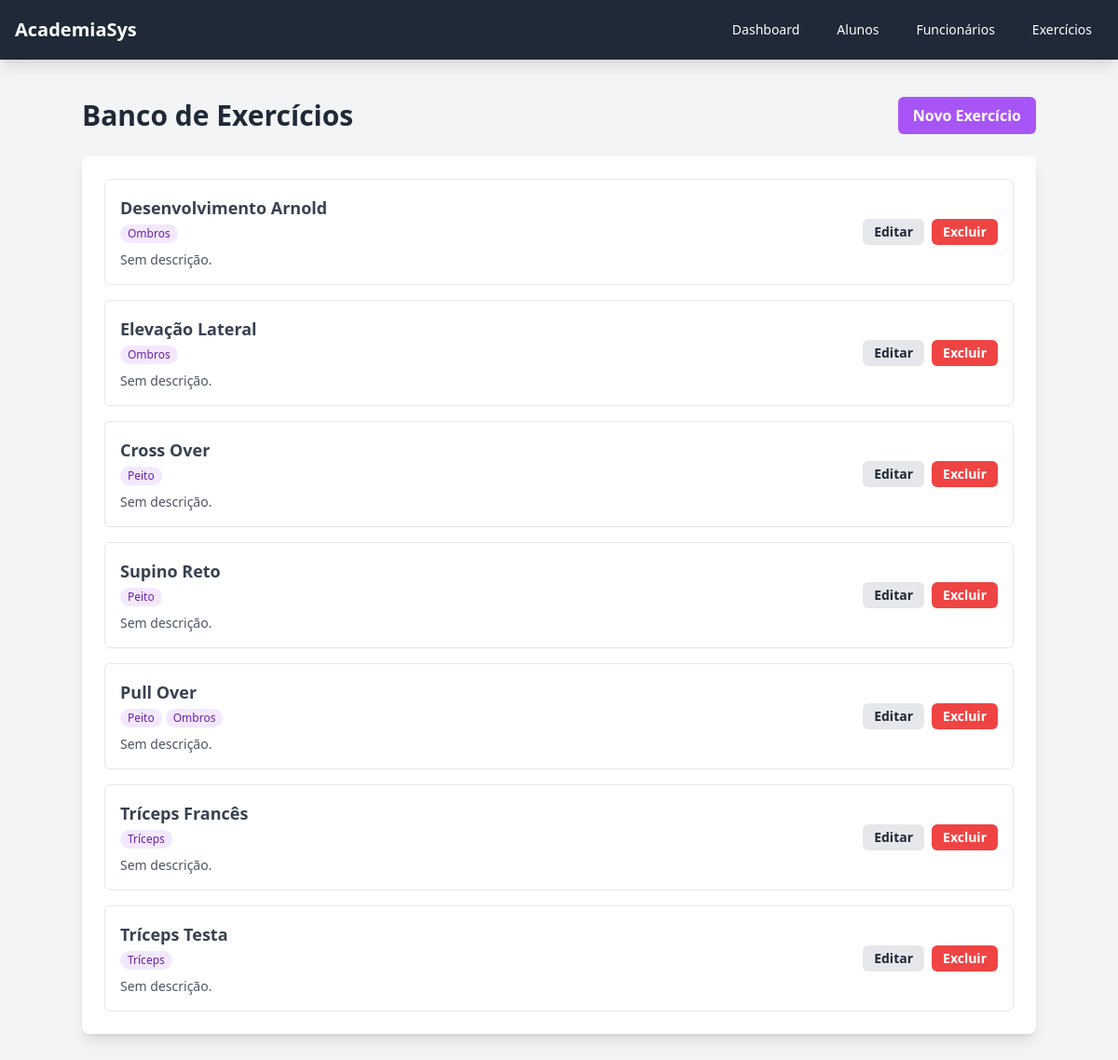
The page /exercicios on the database its author committed.
### app.py (models this page shows)
class Exercicio(db.Model):
    __tablename__ = 'exercicios'
    id = db.Column(db.Integer, primary_key=True)
    nome = db.Column(db.String(100), nullable=False, unique=True)
    grupo_muscular = db.Column(db.String(255), nullable=False)
    descricao = db.Column(db.Text, nullable=True)
    itens_treino = db.relationship('ItemTreino', back_populates='exercicio', lazy=True)

### app.py (the view)
@app.route('/exercicios')
def lista_exercicios():
    exercicios = Exercicio.query.order_by(Exercicio.grupo_muscular, Exercicio.nome).all()
    return render_template('lista_exercicios.html', exercicios=exercicios)

### templates/lista_exercicios.html (shortened to what this page needs)
{% extends 'base.html' %}
{% block content %}
<div class="max-w-5xl mx-auto">
    <div class="flex justify-between items-center mb-6">
        <h1 class="text-3xl font-bold text-gray-800">Banco de Exercícios</h1>
        <a href="{{ url_for('novo_exercicio') }}" class="bg-purple-500 text-white font-semibold py-2 px-4 rounded-md hover:bg-purple-600 transition-colors">
            Novo Exercício
        </a>
    </div>
    <div class="bg-white p-6 shadow-lg rounded-lg">
        <ul class="space-y-4">
            {% for exercicio in exercicios %}
                <li class="p-4 border rounded-md flex items-center">
                    <div class="flex-grow">
                        <p class="font-semibold text-lg text-gray-700">{{ exercicio.nome }}</p>
                        <div class="flex flex-wrap gap-1 mt-1">
                            {% if exercicio.grupo_muscular %}
                                {% for grupo in exercicio.grupo_muscular.split(',') %}
                                    <span class="text-xs font-medium text-purple-800 bg-purple-100 rounded-full px-2 py-0.5">{{ grupo }}</span>
                                {% endfor %}
                            {% else %}
                                <span class="text-xs font-medium text-gray-500">Sem grupo definido</span>
                            {% endif %}
                        </div>
                        <p class="text-sm text-gray-600 mt-2">{{ exercicio.descricao or 'Sem descrição.' }}</p>
                    </div>
                    <a href="{{ url_for('editar_exercicio', exercicio_id=exercicio.id) }}" class="ml-4 bg-gray-200 hover:bg-gray-300 text-gray-800 font-bold py-1 px-3 rounded-md text-sm">
                        Editar
                    </a>
                    <form action="{{ url_for('excluir_exercicio', exercicio_id=exercicio.id) }}" method="post" class="ml-2" onsubmit="return confirm('Tem certeza que deseja excluir este exercício?');">
                        <button type="submit" class="bg-red-500 hover:bg-red-700 text-white font-bold py-1 px-3 rounded-md text-sm">
                            Excluir
                        </button>
                    </form>
                </li>
            {% else %}
                <li class="text-gray-500 text-center py-4">Nenhum exercício cadastrado.</li>
            {% endfor %}
        </ul>
    </div>
</div>
{% endblock %}

### rows shown on the page
Exercicio: nome "Desenvolvimento Arnold", grupo_muscular "Ombros", descricao "Sem descrição."
Exercicio: nome "Elevação Lateral", grupo_muscular "Ombros", descricao "Sem descrição."
Exercicio: nome "Cross Over", grupo_muscular "Peito", descricao "Sem descrição."
Exercicio: nome "Supino Reto", grupo_muscular "Peito", descricao "Sem descrição."
Exercicio: nome "Pull Over", grupo "Peito" "Ombros", descricao "Sem descrição."
Exercicio: nome "Tríceps Francês", grupo_muscular "Tríceps", descricao "Sem descrição."
Exercicio: nome "Tríceps Testa", grupo_muscular "Tríceps", descricao "Sem descrição."
